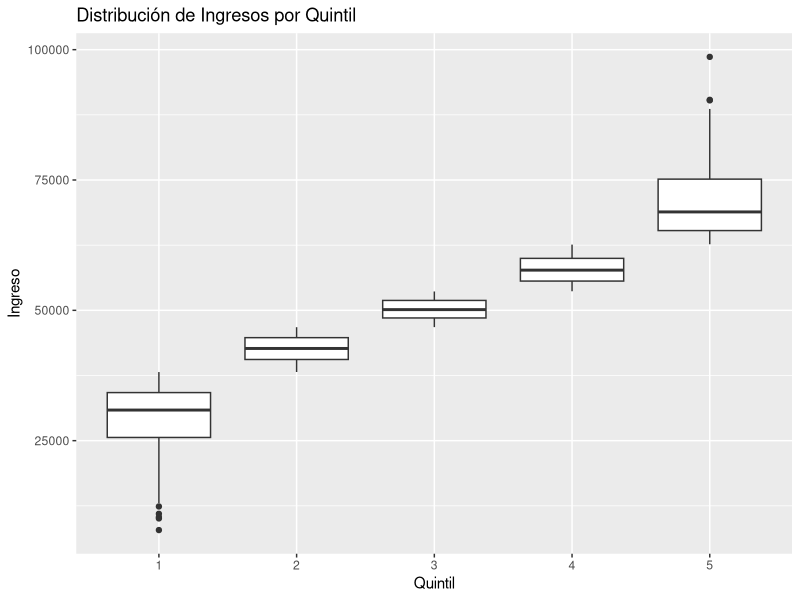
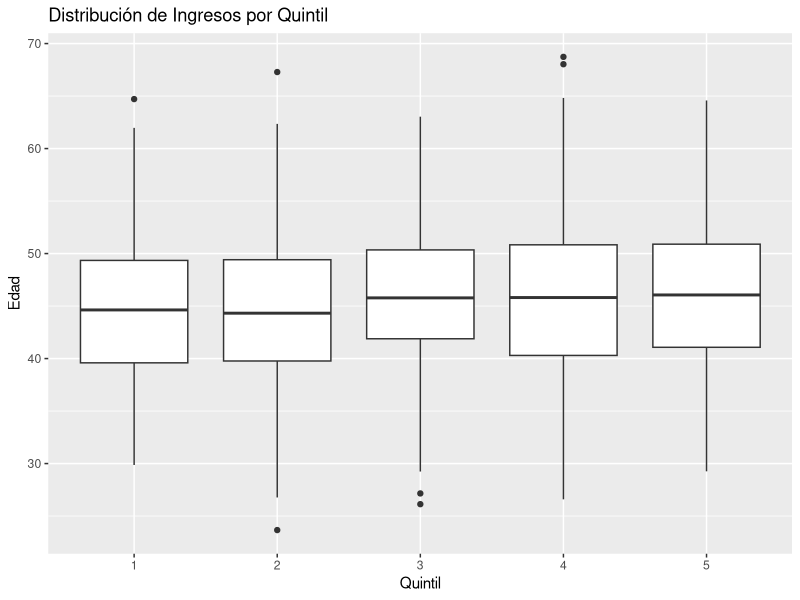
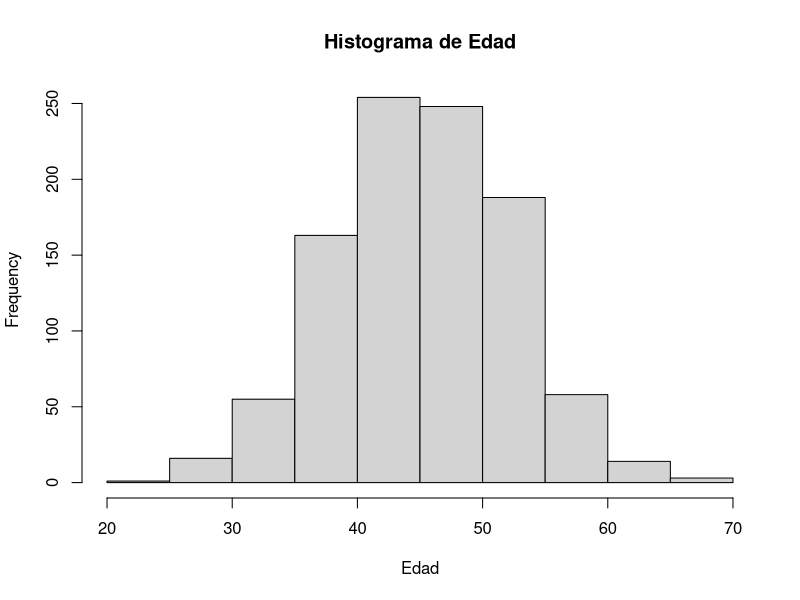

Recreate these plots in R, in order.

# Clase 2 -----------------------------------------------------------------

# Prof: PhD(c) Carmen Taveras 
# Probabilidad y Estadística 
# UAH 
# Agosto 2024 


# Objetivos de la sesión --------------------------------------------------

# 1. Ocupar paquetes para calcular medidas de tendencia central 
# 2. Ocupar paquetes para calcular quintiles
# 3. Interpretar la media 


# Antes de empezar: Instalar Paquetes y Librerías -------------------------

install.packages("dplyr") # Esto solo se hace una vez en tu ordenador
library(dplyr) # Siempre debes cargar las librerías
install.packages("ggplot2")

# Primera parte: Crear conjunto de datos de ejemplo -----------------------

# 1. Recuerden que en R podemos ocupar objetos y funciones para crear datos y bases de datos

set.seed(123)  # Para reproducibilidad y genera números aleatorioa
ingresos <- rnorm(1000, mean = 50000, sd = 15000) # Creamos un valor con los ingresos
edad <- rnorm(1000,mean=45, sd=7)
datos <- data.frame(id = 1:1000, ingreso = ingresos, edad=edad) # Creamos un data frame con los datos


# Segunda Parte: Crear quintiles de ingreso -------------------------------

# 2. Crear quintiles de ingreso

datos$quintil <- cut(datos$ingreso, 
                     breaks = quantile(datos$ingreso, probs = seq(0, 1, 0.2)),
                     labels = 1:5, 
                     include.lowest = TRUE)

# 3. Verificar la distribución de observaciones en cada quintil
table(datos$quintil)


# Tercera Parte: Obtener Estadística Descriptiva con comandos--------------------------

# 1. Ocupando comandos: 

mean(datos$ingreso) # Cuál es el promedio de ingresos? 
median(datos$ingreso)  # Cuál es la mediana de ingresos?

# Hazlo tu ahora: Cuál es la edad promedio? Cómo la obtenemos? Cómo se interpreta
mean(datos$edad)
median(datos$edad)

# Cuarta Parte: Obtener Estadística Descriptiva con Objetos ---------------

# 2. Ocupando objetos: 
  
library(dplyr)
resumen_quintiles <- datos %>% # tambien se puede ocupar |>
  group_by(quintil) %>%
  summarise(
    n = n(),
    ingreso_medio = mean(ingreso),
    ingreso_mediano = median(ingreso),
    ingreso_min = min(ingreso),
    ingreso_max = max(ingreso)
  )

print(resumen_quintiles)

# 3. Visualizar 

library(ggplot2)
ggplot(datos, aes(x = quintil, y = ingreso)) + # Cómo es la distribución de ingreso por quintil? 
  geom_boxplot() +
  labs(title = "Distribución de Ingresos por Quintil",
       x = "Quintil",
       y = "Ingreso")

library(ggplot2) 

ggplot(datos, aes(x = quintil, y = edad)) + # Cómo es la distribución de ingreso por edad? 
  geom_boxplot() +
  labs(title = "Distribución de Ingresos por Quintil",
       x = "Quintil",
       y = "Edad")


hist(datos$edad, main="Histograma de Edad", xlab="Edad")

